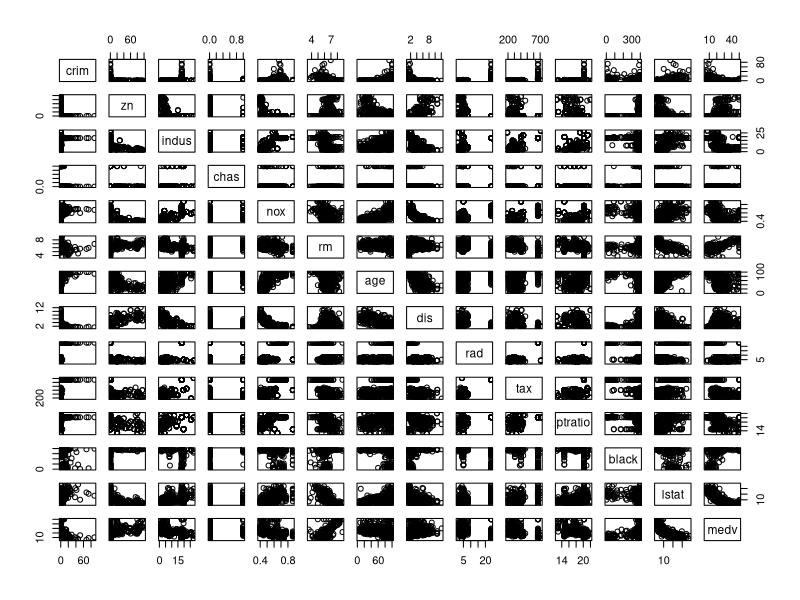

Source code (R): (Note: this script raises an error after producing the figure.)
#install.packages("MASS")
library("MASS")
library("ggplot2")
setwd("/media/parik/New Volume/SDM/R Lab")

data <- as.data.frame(Boston)
str(data)
pairs(data)
fix(data)



panel.cor <- function(x, y, digits = 2, prefix = "", cex.cor, font, ...)
{
  usr <- par("usr"); on.exit(par(usr))
  par(usr = c(0, 1, 0, 1))
  r <- abs(cor(x, y))
  txt <- format(c(r, 0.123456789), digits = digits)[1]
  txt <- paste0(prefix, txt)
  if(missing(cex.cor)) cex.cor <- 0.8/strwidth(txt)
  text(0.5, 0.5, txt)
}
pairs.default(data, lower.panel = panel.smooth, upper.panel = panel.cor, bg = c("red", "green3", "blue", "yellow"), cex =1, pch = 21,cex.labels = 2, font.labels = 2)


##############################################
########FINDING MAX OF CRIME, TAX AND PUPIL TECHER RATIO
##############################################
str(data)

##CRIME
data$crim
data[which.max(data[,'crim']),1]
histCrime <- ggplot(data, aes(x = crim), colour = blue ) + geom_histogram( binwidth = 5) 
range1 = max(data[,1]) - min(data[,1])

##TAX

data[which.max(data[,10]),10]
histTax <- ggplot(data, aes(x = tax), colour = blue ) + geom_histogram( binwidth = 10) 
range2 = max(data[,10]) - min(data[,10])

##PUPIL-TEACHER RATIO

data[which.max(data[,11]),11]
histPTratio <- ggplot(data, aes(x = ptratio), colour = blue ) + geom_histogram( binwidth = 10) 
range3 = max(data[,11]) - min(data[,11])


######################################################
###ROOMS PER DWELLING
#######################################################

##MORE THAN 7 

n7 <- nrow((data[data$rm > 7,]))


##MORE THAN 8
n8 <- nrow((data[data$rm > 8,]))

grt8 <- data[data$rm >8,]

panel.cor <- function(x, y, digits = 2, prefix = "", cex.cor, font, ...)
{
  usr <- par("usr"); on.exit(par(usr))
  par(usr = c(0, 1, 0, 1))
  r <- abs(cor(x, y))
  txt <- format(c(r, 0.123456789), digits = digits)[1]
  txt <- paste0(prefix, txt)
  if(missing(cex.cor)) cex.cor <- 0.8/strwidth(txt)
  text(0.5, 0.5, txt)
}
pairs.default(grt8, lower.panel = panel.smooth, upper.panel = panel.cor, bg = c("red", "green3", "blue", "yellow"), cex =1, pch = 21,cex.labels = 2, font.labels = 2)

summary(grt8)

##################Crimerate per capita is comparatively less
############Majority is Black